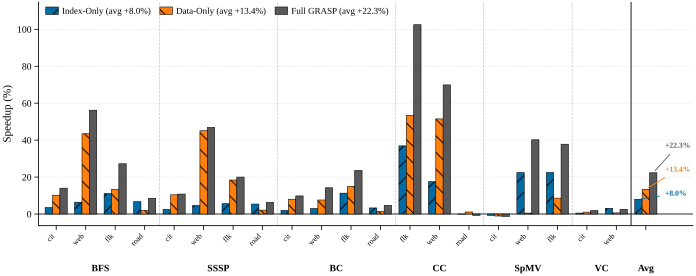

Write the Python code that produced this figure.
#!/usr/bin/env python3
"""
Proto Figure D1: Component Ablation — Index-Only vs Data-Only vs Full GRASP.

Grouped bar chart (full-width, 7.0") showing Speedup% vs baseline for
20 workloads grouped by algorithm, plus geometric mean.

Data source:
  ima_plan/06_evaluation_plan/sensitivity_ablation/sensitivity_ablation_experiments.md
  Section "Exp-A: Component Ablation" -> "结果：Speedup% (vs Baseline)"
"""

import sys
from pathlib import Path
import numpy as np

# ── Plot style import ────────────────────────────────────────────────────────
_REPO = Path(__file__).resolve().parents[4]
sys.path.insert(0, str(_REPO / "ima_plan/07_paper_outline/plot_style"))
from plot_util import apply_style, figsize_full, CB10, HATCHES, save_fig

apply_style()
import matplotlib.pyplot as plt
from matplotlib.patches import Patch

# ── Hardcoded data from Exp-A table ─────────────────────────────────────────
# (key, data_only_speedup%, index_only_speedup%, full_grasp_speedup%)
RAW_DATA = {
    "bfs_cit_dir":      (+10.2, +3.5,  +14.0),
    "sssp_cit_dir":     (+10.4, +2.5,  +10.8),
    "bc_cit_dir":       (+8.0,  +2.0,  +9.8),
    "spmv_web_sym":     (+0.5,  +22.4, +40.2),
    "bfs_web_sym":      (+43.5, +6.4,  +56.2),
    "cc_flickr_sym":    (+53.4, +36.9, +102.5),
    "spmv_flickr_sym":  (+8.6,  +22.5, +37.8),
    "bfs_flickr_sym":   (+13.4, +11.1, +27.2),
    "bfs_road_sym":     (+1.9,  +6.7,  +8.5),
    "sssp_road_sym":    (+2.1,  +5.4,  +6.3),
    "cc_road_sym":      (+1.1,  -0.1,  -0.7),
    "bc_road_sym":      (+1.4,  +3.3,  +4.7),
    "sssp_flickr_sym":  (+18.4, +5.6,  +20.0),
    "sssp_web_sym":     (+45.1, +4.6,  +46.9),
    "vc_web_sym":       (+0.6,  +3.1,  +2.5),
    "spmv_cit_sym":     (-1.1,  -0.7,  -1.3),
    "bc_flickr_sym":    (+14.9, +11.3, +23.6),
    "bc_web_sym":       (+7.6,  +3.0,  +14.2),
    "vc_cit_sym":       (+1.0,  +0.5,  +1.9),
    "cc_web_sym":       (+51.5, +17.5, +69.9),
}

# ── Algorithm group ordering ────────────────────────────────────────────────
GROUPS = [
    ("BFS",  ["bfs_cit_dir", "bfs_web_sym", "bfs_flickr_sym", "bfs_road_sym"]),
    ("SSSP", ["sssp_cit_dir", "sssp_web_sym", "sssp_flickr_sym", "sssp_road_sym"]),
    ("BC",   ["bc_cit_dir", "bc_web_sym", "bc_flickr_sym", "bc_road_sym"]),
    ("CC",   ["cc_flickr_sym", "cc_web_sym", "cc_road_sym"]),
    ("SpMV", ["spmv_cit_sym", "spmv_web_sym", "spmv_flickr_sym"]),
    ("VC",   ["vc_cit_sym", "vc_web_sym"]),
]

# Flatten ordered key list
ordered_keys = []
for _, members in GROUPS:
    ordered_keys.extend(members)

# Extract arrays in display order
data_only  = np.array([RAW_DATA[k][0] for k in ordered_keys])
index_only = np.array([RAW_DATA[k][1] for k in ordered_keys])
full_grasp = np.array([RAW_DATA[k][2] for k in ordered_keys])

# ── Geometric mean of speedup ratios ────────────────────────────────────────
# Speedup% -> ratio, then geometric mean, then back to %
def gmean_pct(pct_arr):
    ratios = 1.0 + pct_arr / 100.0
    return (np.exp(np.mean(np.log(ratios))) - 1.0) * 100.0

gmean_data  = gmean_pct(data_only)
gmean_index = gmean_pct(index_only)
gmean_full  = gmean_pct(full_grasp)

# ── Short x-labels ──────────────────────────────────────────────────────────
DATASET_ABBREV = {
    "cit_dir": "cit", "cit_sym": "cit",
    "web_sym": "web",
    "flickr_sym": "flk",
    "road_sym": "road",
}

def short_label(key):
    parts = key.split("_", 1)
    suffix = parts[1] if len(parts) > 1 else key
    return DATASET_ABBREV.get(suffix, suffix)

xlabels = [short_label(k) for k in ordered_keys]

# ── Plot ────────────────────────────────────────────────────────────────────
n = len(ordered_keys)
x = np.arange(n + 1)  # +1 for GMEAN
bar_w = 0.25

fig, ax = plt.subplots(
    figsize=figsize_full(aspect=0.40),
    constrained_layout=True,
)

# 3 schemes: Index-Only, Data-Only, Full GRASP
schemes = [
    (-1, "Index-Only",  CB10[0], HATCHES[1],
     np.append(index_only, gmean_index)),
    ( 0, "Data-Only",   CB10[1], HATCHES[2],
     np.append(data_only, gmean_data)),
    (+1, "Full GRASP",  CB10[3], HATCHES[0],
     np.append(full_grasp, gmean_full)),
]

for shift, label, color, hatch, vals in schemes:
    offset = shift * bar_w
    ax.bar(
        x + offset, vals, bar_w,
        label=label, color=color, hatch=hatch,
        edgecolor="black", linewidth=0.4,
        zorder=3,
    )

# ── Annotate GMEAN values with offset labels to the right ──────────────────
# Place labels at fixed vertical spacing to the right of bars, with thin
# connector lines to avoid overlap.  Ordered bottom-to-top by value.
gmean_x = n
text_x = gmean_x + 0.65          # x position for text, right of all bars
text_y_positions = [11, 24, 37]   # evenly spaced, well separated
for (shift, label, color, hatch, vals), ty in zip(schemes, text_y_positions):
    v = vals[-1]
    bar_cx = gmean_x + shift * bar_w
    ax.annotate(
        f"{v:+.1f}%",
        xy=(bar_cx, v),                   # point at bar top
        xytext=(text_x, ty),              # label position
        fontsize=5.5, fontweight="bold", color=color,
        ha="left", va="center",
        arrowprops=dict(arrowstyle="-", color=color, lw=0.6),
        zorder=5,
    )

# ── Vertical dashed separators between algorithm groups ────────────────────
cumulative = 0
for gname, members in GROUPS[:-1]:
    cumulative += len(members)
    ax.axvline(x=cumulative - 0.5, color="#999999", linestyle="--",
               linewidth=0.5, alpha=0.6, zorder=1)

# GMEAN separator (solid)
ax.axvline(x=n - 0.5, color="black", linestyle="-",
           linewidth=0.8, alpha=0.8, zorder=1)

# ── Baseline at y=0 ────────────────────────────────────────────────────────
ax.axhline(y=0, color="black", linewidth=0.6, zorder=2)

# ── Algorithm group labels below tick labels ───────────────────────────────
cumulative = 0
for gname, members in GROUPS:
    gsize = len(members)
    center = cumulative + (gsize - 1) / 2.0
    ax.annotate(
        gname,
        xy=(center, 0), xycoords=("data", "axes fraction"),
        xytext=(0, -28), textcoords="offset points",
        ha="center", va="top",
        fontsize=7, fontweight="bold",
        annotation_clip=False,
    )
    cumulative += gsize
ax.annotate(
    "Avg",
    xy=(n, 0), xycoords=("data", "axes fraction"),
    xytext=(0, -28), textcoords="offset points",
    ha="center", va="top",
    fontsize=7, fontweight="bold",
    annotation_clip=False,
)

# ── Axes formatting ─────────────────────────────────────────────────────────
ax.set_ylabel("Speedup (%)")
y_max = max(full_grasp.max(), data_only.max(), index_only.max())
y_min = min(full_grasp.min(), data_only.min(), index_only.min())
ax.set_ylim(y_min - 5, y_max * 1.12)
ax.set_xlim(-0.6, n + 1.6)

xtick_labels = xlabels + [""]
ax.set_xticks(x)
ax.set_xticklabels(xtick_labels, rotation=45, ha="right", fontsize=5.5)

# ── Legend at top with average speedup per scheme ──────────────────────────
legend_patches = [
    Patch(facecolor=CB10[0], edgecolor="black", hatch=HATCHES[1],
          linewidth=0.4, label=f"Index-Only (avg {gmean_index:+.1f}%)"),
    Patch(facecolor=CB10[1], edgecolor="black", hatch=HATCHES[2],
          linewidth=0.4, label=f"Data-Only (avg {gmean_data:+.1f}%)"),
    Patch(facecolor=CB10[3], edgecolor="black", hatch=HATCHES[0],
          linewidth=0.4, label=f"Full GRASP (avg {gmean_full:+.1f}%)"),
]
ax.legend(
    handles=legend_patches, ncol=3, fontsize=6.5,
    loc="upper left", frameon=False,
    handlelength=1.4, handleheight=0.9,
    bbox_to_anchor=(0.0, 1.01),
)

# ── Save ────────────────────────────────────────────────────────────────────
out_dir = Path(__file__).resolve().parent
save_fig(fig, "proto_figD1_ablation", out_dir)
plt.close(fig)

# ── Print summary ───────────────────────────────────────────────────────────
print(f"GMEAN Index-Only: {gmean_index:+.1f}%")
print(f"GMEAN Data-Only:  {gmean_data:+.1f}%")
print(f"GMEAN Full GRASP: {gmean_full:+.1f}%")
print(f"Synergy check: Full ({gmean_full:+.1f}%) vs"
      f" Index+Data sum ({gmean_index + gmean_data:+.1f}%)")
print(f"Saved to {out_dir}/proto_figD1_ablation.{{pdf,svg}}")
